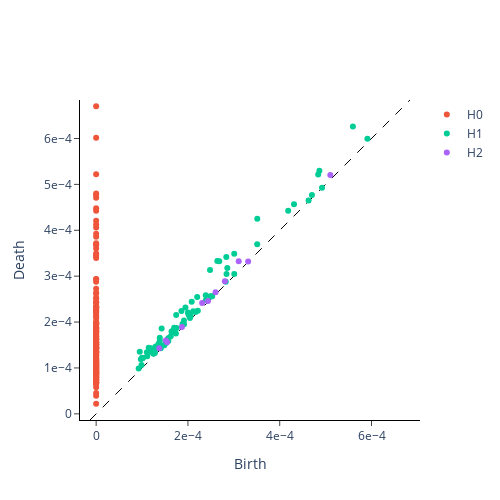

The cell this chart's notebook holds for it:
### Code cell
# Finding the most representative diagram for label 3

# Only use parts of the training data to speed things up
random_diagrams_label_3 = random.sample(train_shortened_diagrams_label_3, 100)

# Compute the pairwise Wasserstein distances
pairwise_wasserstein_distances_label_3 = PairwiseDistance(metric="wasserstein").fit_transform(random_diagrams_label_3)

# For each hole, calculate the sum of distances to all other holes
sum_distances = [sum(dist) for dist in pairwise_wasserstein_distances_label_3]

# Find the index of the Wasserstein barycenter
most_representative_index = np.argmin(sum_distances)

# Unshortened Wasserstein Barycenter for label 3
representative_diagram_label_3 = persistence.fit_transform_plot([train_embeddings_label_3[most_representative_index]])
